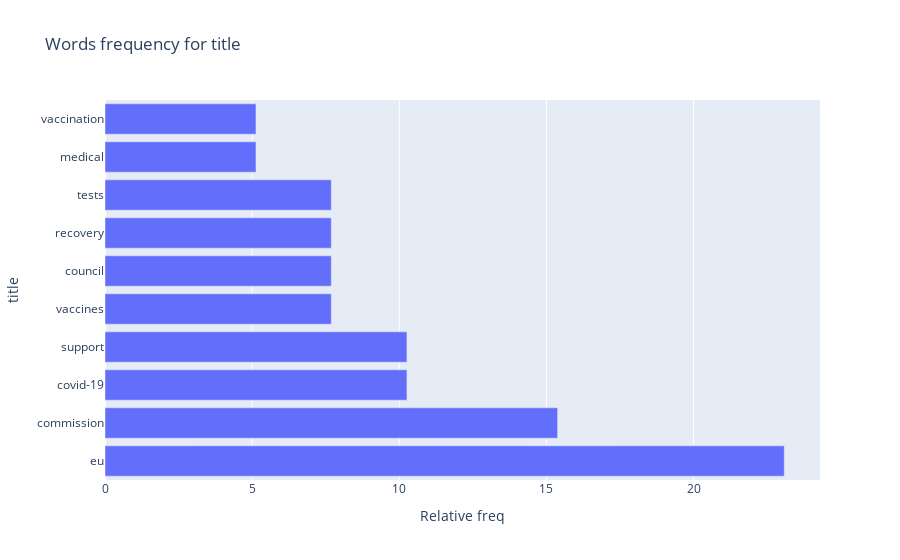
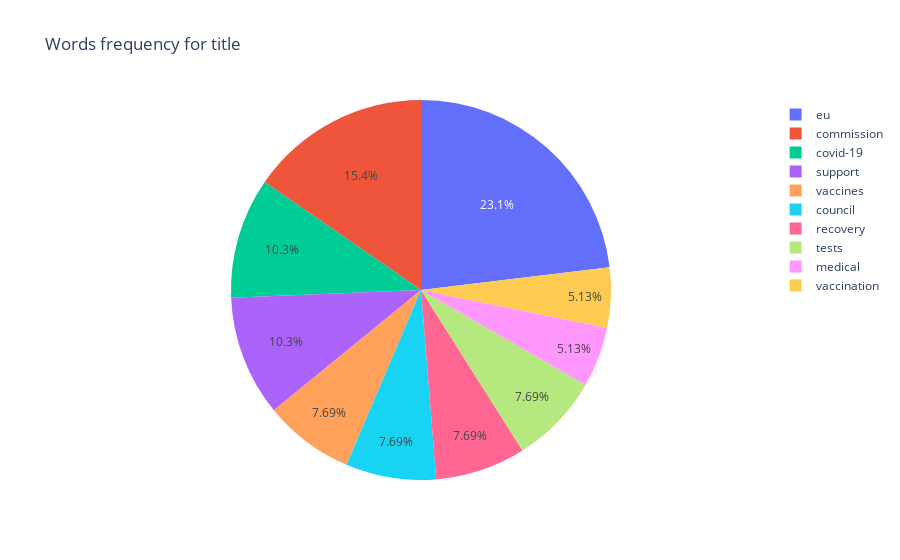
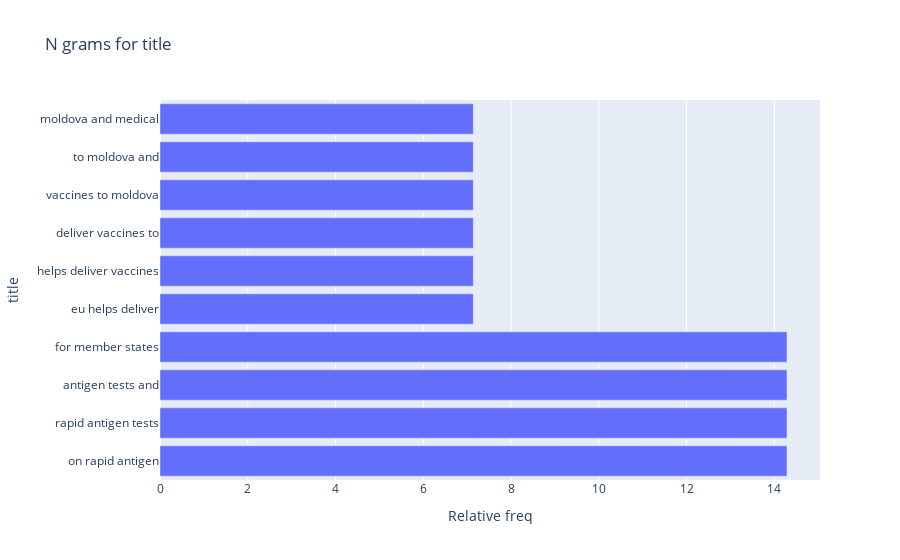
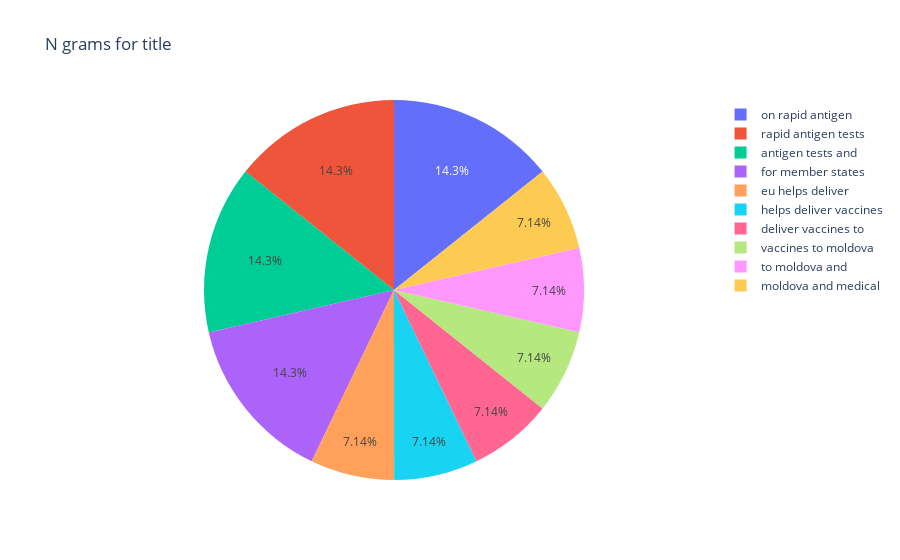

The notebook cell saved with these charts, in order:
### Code cell
eda_textual(timeline_dataframe[TEXTUAL_COLUMNS])

### Figure 1 — Plotly figure (JSON) as saved in the notebook; plotly's stock layout.template omitted (floating-point values rounded to 4 significant figures)
{"data": [{"alignmentgroup": "True", "hovertemplate": "Relative freq=%{x}<br>title=%{y}<extra></extra>", "legendgroup": "", "marker": {"color": "#636efa"}, "name": "", "offsetgroup": "", "orientation": "h", "showlegend": false, "textposition": "auto", "type": "bar", "x": [23.08, 15.38, 10.26, 10.26, 7.69, 7.69, 7.69, 7.69, 5.13, 5.13], "xaxis": "x", "y": ["eu", "commission", "covid-19", "support", "vaccines", "council", "recovery", "tests", "medical", "vaccination"], "yaxis": "y"}], "layout": {"barmode": "relative", "legend": {"tracegroupgap": 0}, "title": {"text": "Words frequency for title"}, "xaxis": {"anchor": "y", "domain": [0.0, 1.0], "title": {"text": "Relative freq"}}, "yaxis": {"anchor": "x", "domain": [0.0, 1.0], "title": {"text": "title"}}}}

### Figure 2 — Plotly figure (JSON) as saved in the notebook; plotly's stock layout.template omitted (floating-point values rounded to 4 significant figures)
{"data": [{"domain": {"x": [0.0, 1.0], "y": [0.0, 1.0]}, "hovertemplate": "title=%{label}<br>Relative freq=%{value}<extra></extra>", "labels": ["eu", "commission", "covid-19", "support", "vaccines", "council", "recovery", "tests", "medical", "vaccination"], "legendgroup": "", "name": "", "showlegend": true, "type": "pie", "values": [23.08, 15.38, 10.26, 10.26, 7.69, 7.69, 7.69, 7.69, 5.13, 5.13]}], "layout": {"legend": {"tracegroupgap": 0}, "title": {"text": "Words frequency for title"}}}

### Figure 3 — Plotly figure (JSON) as saved in the notebook; plotly's stock layout.template omitted (floating-point values rounded to 4 significant figures)
{"data": [{"alignmentgroup": "True", "hovertemplate": "Relative freq=%{x}<br>title=%{y}<extra></extra>", "legendgroup": "", "marker": {"color": "#636efa"}, "name": "", "offsetgroup": "", "orientation": "h", "showlegend": false, "textposition": "auto", "type": "bar", "x": [14.29, 14.29, 14.29, 14.29, 7.14, 7.14, 7.14, 7.14, 7.14, 7.14], "xaxis": "x", "y": ["on rapid antigen", "rapid antigen tests", "antigen tests and", "for member states", "eu helps deliver", "helps deliver vaccines", "deliver vaccines to", "vaccines to moldova", "to moldova and", "moldova and medical"], "yaxis": "y"}], "layout": {"barmode": "relative", "legend": {"tracegroupgap": 0}, "title": {"text": "N grams for title"}, "xaxis": {"anchor": "y", "domain": [0.0, 1.0], "title": {"text": "Relative freq"}}, "yaxis": {"anchor": "x", "domain": [0.0, 1.0], "title": {"text": "title"}}}}

### Figure 4 — Plotly figure (JSON) as saved in the notebook; plotly's stock layout.template omitted (floating-point values rounded to 4 significant figures)
{"data": [{"domain": {"x": [0.0, 1.0], "y": [0.0, 1.0]}, "hovertemplate": "title=%{label}<br>Relative freq=%{value}<extra></extra>", "labels": ["on rapid antigen", "rapid antigen tests", "antigen tests and", "for member states", "eu helps deliver", "helps deliver vaccines", "deliver vaccines to", "vaccines to moldova", "to moldova and", "moldova and medical"], "legendgroup": "", "name": "", "showlegend": true, "type": "pie", "values": [14.29, 14.29, 14.29, 14.29, 7.14, 7.14, 7.14, 7.14, 7.14, 7.14]}], "layout": {"legend": {"tracegroupgap": 0}, "title": {"text": "N grams for title"}}}
